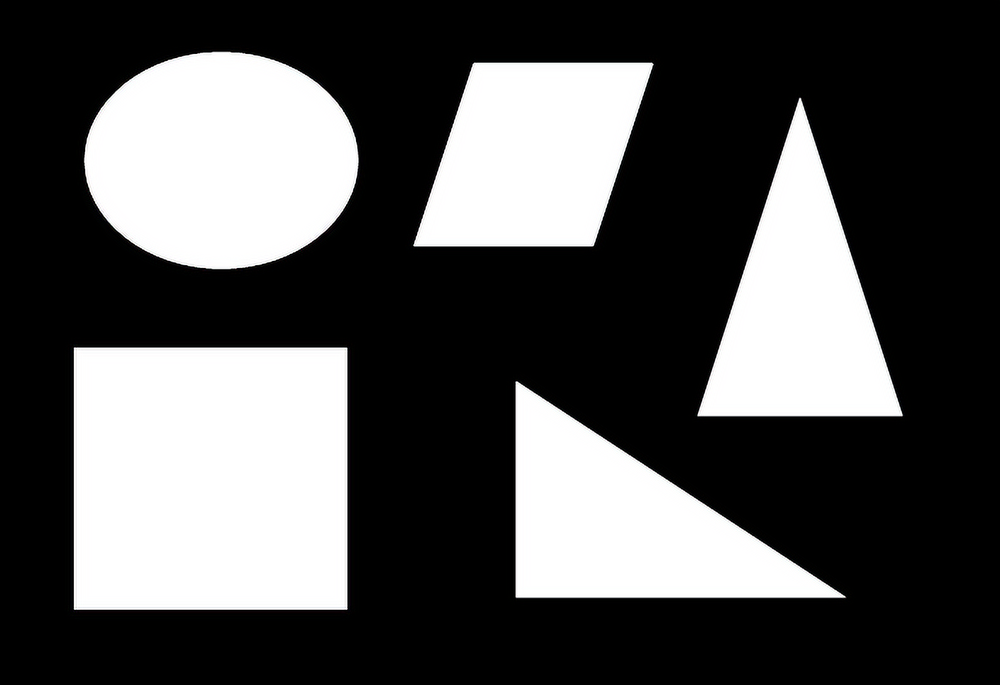
#> input picture Figures_IM/objects.png, 1000 x 685 px, shrunk from 1410 x 966 before the run, found by its file name
$ jupyter execute Image_Measurements.ipynb
#> lines starting #> are read from the running program, lines starting #| are printed output that depends on the picture; after the words box and inside, x2 and y2 are one past the last pixel; in counts of white or black regions, pixels touching at a corner belong together; long printed decimals are rounded
[cell 1]
# Region Props
import numpy
import cv2
from PIL import Image
import matplotlib.pyplot as plt
import matplotlib.patches as mpatches
from skimage.morphology  import label
from skimage.measure import regionprops
from skimage.filters.thresholding import threshold_otsu

# Opening the image and converting it to grayscale.
a = Image.open('../Figures/objects.png').convert('L')
# a is converted to an ndarray.
a = numpy.asarray(a)
# Threshold value is determined by
# using Otsu's method.
thresh = threshold_otsu(a)
#> thresh = 127
# The pixels with intensity greater than
# "theshold" are kept.
b = a > thresh
#> b: shape (685, 1000) bool; 32.2% white; 5 white regions
# Labelling is performed on b.
c = label(b)
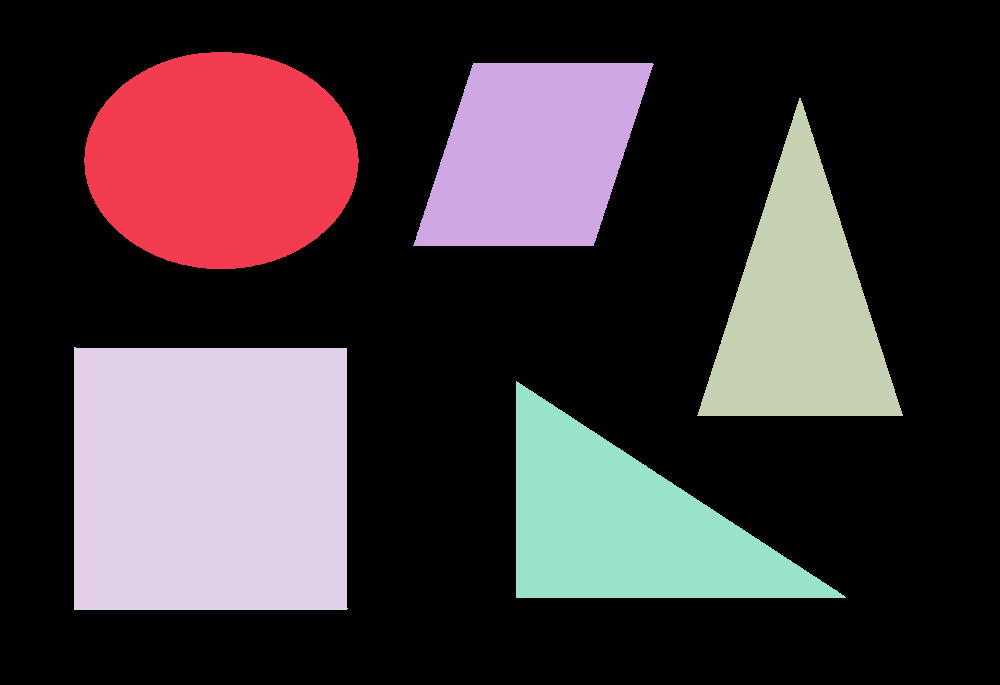
#> c: shape (685, 1000) int32; 6 distinct labels, from 0 to 5; one colour per label, 0 black
# c is saved as label_output.png
cv2.imwrite('../Figures/label_output.png', c)
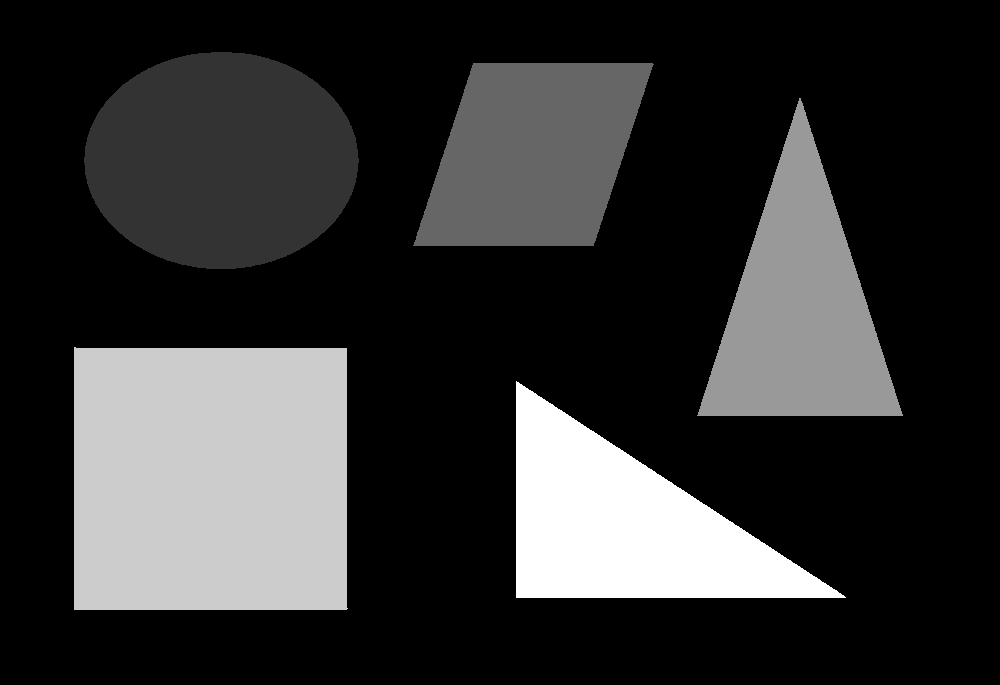
#> saved as label_output.png: shape (685, 1000); min 0, max 5, mean 0.99; drawn with min black and max white
# On the labelled image c, regionprops is performed
d = regionprops(c)
#> d = 5 regions; box (x1, y1, x2, y2) and area: (74, 347, 348, 610) 71529, (84, 52, 359, 269) 46706, (516, 381, 846, 598) 36044, (413, 63, 654, 246) 33050, (697, 98, 903, 416) 32960
# the following command creates an empty plot of
# dimension 6 inch by 6 inch
fig, ax = plt.subplots(ncols=1,nrows=1,
          figsize=(6, 6))
# plots the label image on the
# previous plot using colormap
ax.imshow(c, cmap='YlOrRd')

for i in d:
    # Printing the x and y values of the
    # centroid where centroid[1] is the x value
    # and centroid[0] is the y value.
    print(i.centroid[1], i.centroid[0])
    # Plot a red circle at the centroid, ro stands
    # for red.
    plt.plot(i.centroid[1],i.centroid[0],'ro')
    # In the bounding box, (lr,lc) are the
    # co-ordinates of the lower left corner and
    # (ur,uc) are the co-ordinates
    # of the top right corner.
    lr, lc, ur, uc = i.bbox
    # The width and the height of the bounding box
    # is computed.
    rec_width = uc - lc
    rec_height = ur - lr

    # Rectangular boxes with
	# origin at (lr,lc) are drawn.
    rect = mpatches.Rectangle((lc, lr),rec_width,
           rec_height,fill=False,edgecolor='black',
           linewidth=2)
    # This adds the rectangular boxes to the plot.
    ax.add_patch(rect)
#> this loop made 5 passes
#> (lr, lc, ur, uc, rec_width, rec_height) on passes 1 to 5: (52, 84, 269, 359, 275, 217), (63, 413, 246, 654, 241, 183), (98, 697, 416, 903, 206, 318), (347, 74, 610, 348, 274, 263), (381, 516, 598, 846, 330, 217)
#| 220.881 159.995
#| 533.008 154.000
#| 799.593 308.786
#| 209.998 478.498
#| 626.078 525.064
# Saving the figure
plt.savefig('../Figures/regionprops_output.png')
plt.show()

[cell 2]
import cv2
import numpy as np

# Opening the image.
im = cv2.imread('../Figures/hlines.png')
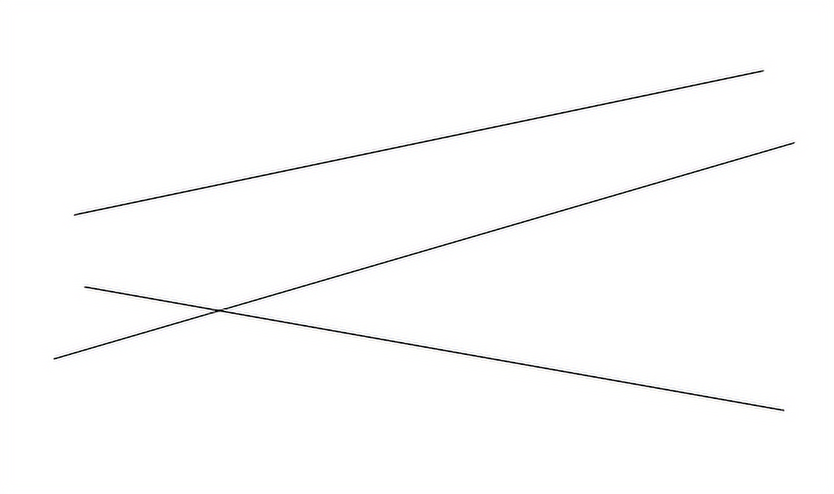
#> input picture Figures_IM/hlines.png, 834 x 494 px, shrunk from 1176 x 696 before the run, found by its file name
#> im is the input picture: shape (494, 834, 3); mean B, G, R 252.6, 252.6, 252.6
# Converting the image to grayscale.
a1 = cv2.cvtColor(im, cv2.COLOR_BGR2GRAY)
# Thresholding the image to obtain
# only foreground pixels.
thresh, b1 = cv2.threshold(a1, 0, 255,
            cv2.THRESH_BINARY_INV+cv2.THRESH_OTSU)
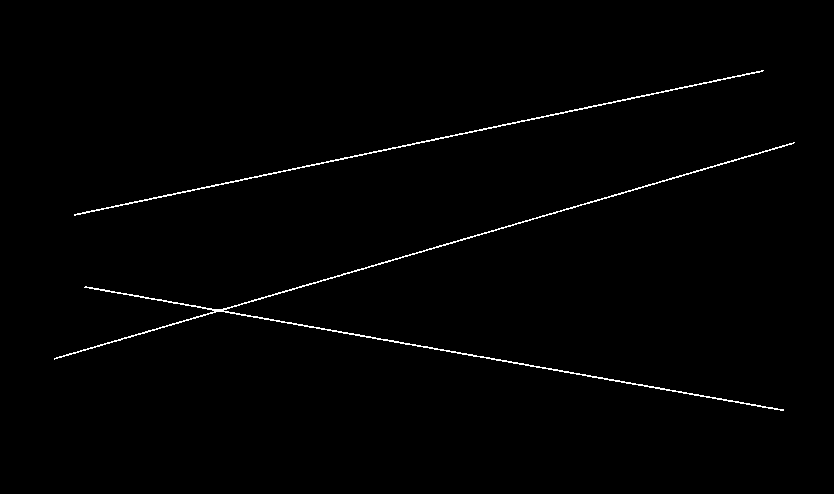
#> b1: shape (494, 834); 0.92% white in thin lines or dots, all inside (x1, y1, x2, y2) = (54, 70, 795, 411)
#> thresh = 158

cv2.imwrite('../Figures/hlines_thresh.png', b1)
# Performing the Hough lines transform.
lines = cv2.HoughLines(b1, 10, np.pi/20, 200)
#> lines = [[280, 1.73], [370, 1.26], [200, 1.41]]
for rho, theta in lines[0]:
    a = np.cos(theta)
    b = np.sin(theta)
    x0 = a*rho
    y0 = b*rho
    x1 = int(x0 + 1000*(-b))
    y1 = int(y0 + 1000*(a))
    x2 = int(x0 - 1000*(-b))
    y2 = int(y0 - 1000*(a))

    cv2.line(im,(x1,y1),(x2,y2),(0,0,255),2)
#> this loop made 1 pass
#> (rho, theta, a, b, x0, y0, x1, y1) on pass 1: (280, 1.73, -0.156, 0.988, -43.8, 276.6, -1031, 120)
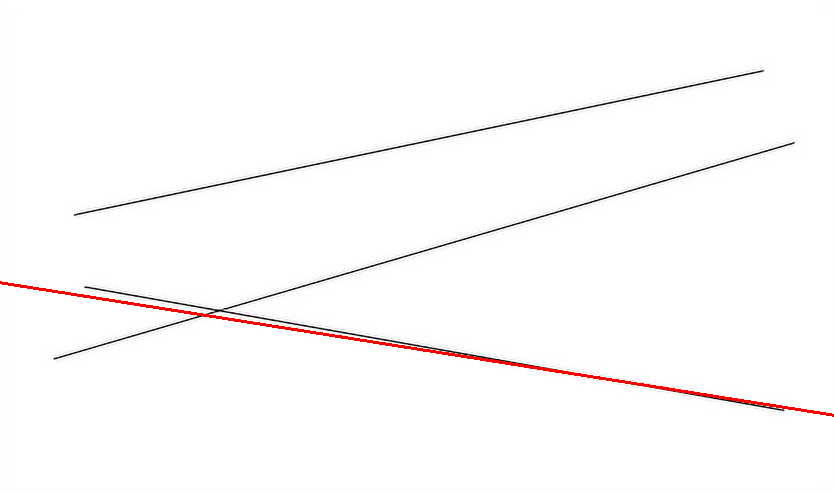
#> im: shape (494, 834, 3); 0.61% of pixels changed, all inside (x1, y1, x2, y2) = (0, 281, 834, 417)

cv2.imwrite('../Figures/houghlines_output.png', im)

# Printing the lines: distance and angle in radians.
print(lines)
#| [[[280.          1.728 ]]
#|  [[370.          1.257]]
#|  [[200.          1.414]]]

[cell 3]
import numpy as np
import scipy.ndimage
from PIL import Image
import cv2

# opening the image and converting it to grayscale
a = Image.open('../Figures/withcontrast1.png')
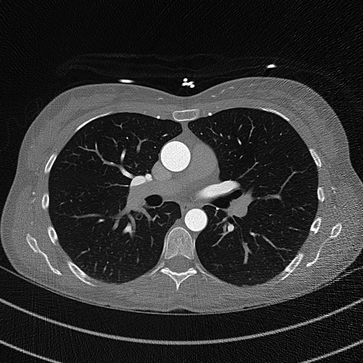
#> input picture Figures_IM/withcontrast1.png, 363 x 363 px, shrunk from 512 x 512 before the run, found by its file name
#> a is the input picture: PIL image 363x363 RGBA; mean R, G, B, A 50.4, 50.4, 50.4, 255
a = a.convert('L')
#> a: PIL image 363x363 L
# Median filter is performed on the
# image to remove noise.
img = scipy.ndimage.filters.median_filter(a,size=5)
# Circles are determined using
# Hough circles transform.
circles = cv2.HoughCircles(img,
          cv2.HOUGH_GRADIENT,1,10,param1=100,
          param2=30,minRadius=10,maxRadius=30)
#> circles = [[195.5, 219.5, 11.6], [175.5, 155.5, 15.5]]
# circles image is rounded to unsigned integer 16.
circles = np.uint16(np.around(circles))
#> circles = [[196, 220, 12], [176, 156, 16]]
# For each detected circle.
for i in circles[0,:]:
	# An outer circle is drawn for visualization.
    cv2.circle(img,(i[0],i[1]),i[2],(0,255,0),2)
	# its center is marked
    cv2.circle(img,(i[0],i[1]),2,(0,0,255),3)
#> this loop made 2 passes
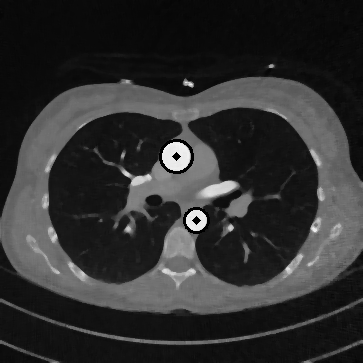
#> img: shape (363, 363); min 0, max 244, mean 48
# Saving the image as houghcircles_output.png
cv2.imwrite('../Figures/houghcircles_output.png', img)
#> Out = True

[cell 4]
import cv2
import numpy
from PIL import Image
from skimage.morphology  import label
from skimage.measure import regionprops
from skimage.feature import match_template

# Opening the image and converting it to grayscale.
image = Image.open('../Figures/airline_seating.png')
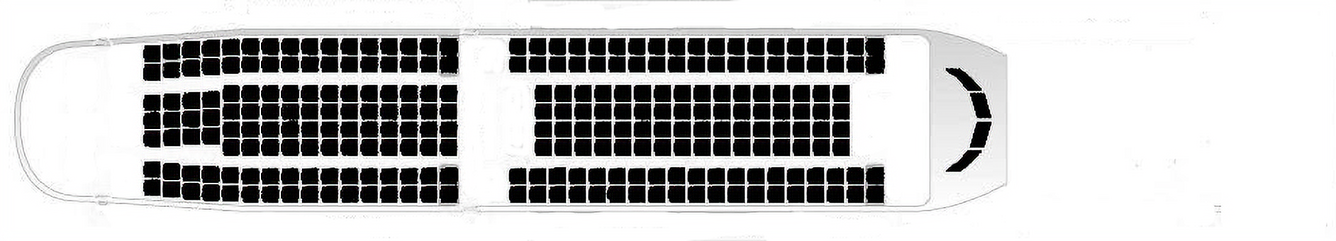
#> input picture Figures_IM/airline_seating.png, 1336 x 241 px, shrunk from 1884 x 340 before the run, found by its file name
#> image is the input picture: PIL image 1336x241 RGB; mean R, G, B 191, 190.9, 191
image = image.convert('L')
#> image: PIL image 1336x241 L
# Converting the input image into an ndarray.
image = numpy.asarray(image)
# Reading the template image.
temp = Image.open('../Figures/template1.png')
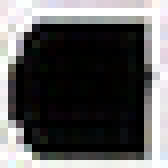
#> input picture Figures_IM/template1.png, 21 x 21 px, shrunk from 30 x 30 before the run, found by its file name (shown 8 times larger)
#> temp is the input picture: PIL image 21x21 RGB; mean R, G, B 91.9, 91.3, 91.4
temp = temp.convert('L')
#> temp: PIL image 21x21 L
# Converting the template into an ndarray.
temp = numpy.asarray(temp)
# Performing template matching.
result = match_template(image, temp)
thresh = 0.7
# Thresholding the result from template
# matching considering pixel values where the
# normalized cross-correlation is greater than 0.7.
res = result > thresh
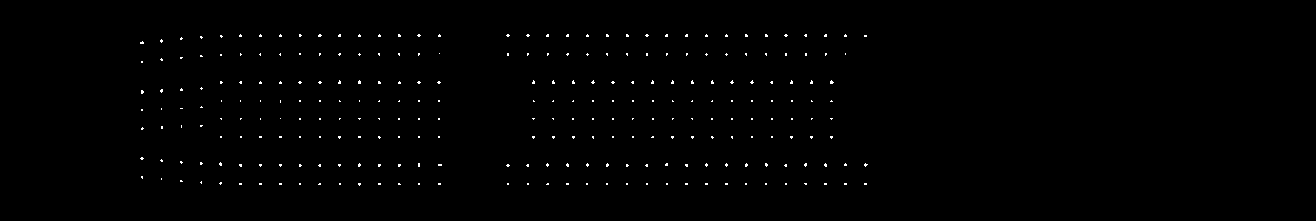
#> res: shape (221, 1316) bool; 0.52% white in thin lines or dots, all inside (x1, y1, x2, y2) = (140, 34, 868, 186)
# Labeling the thresholded image.
c = label(res, background=0)
#> c: shape (221, 1316) int32; 264 distinct labels, from 0 to 263
# Performing regionprops to count the
# number of label.
reprop = regionprops(c)
#> reprop = 263 regions; largest, box (x1, y1, x2, y2) and area: (830, 80, 834, 84) 11, (358, 80, 361, 84) 10, (141, 90, 144, 94) 10, (318, 34, 322, 37) 9, (140, 41, 144, 44) 9
print("The number of seats are:", len(reprop))
#| The number of seats are: 263
# Converting the binary image to an 8-bit for storing.
res = res*255
# Converting the ndarray to image.
cv2.imwrite("../Figures/templatematching_output.png", res)
#> Out = True
